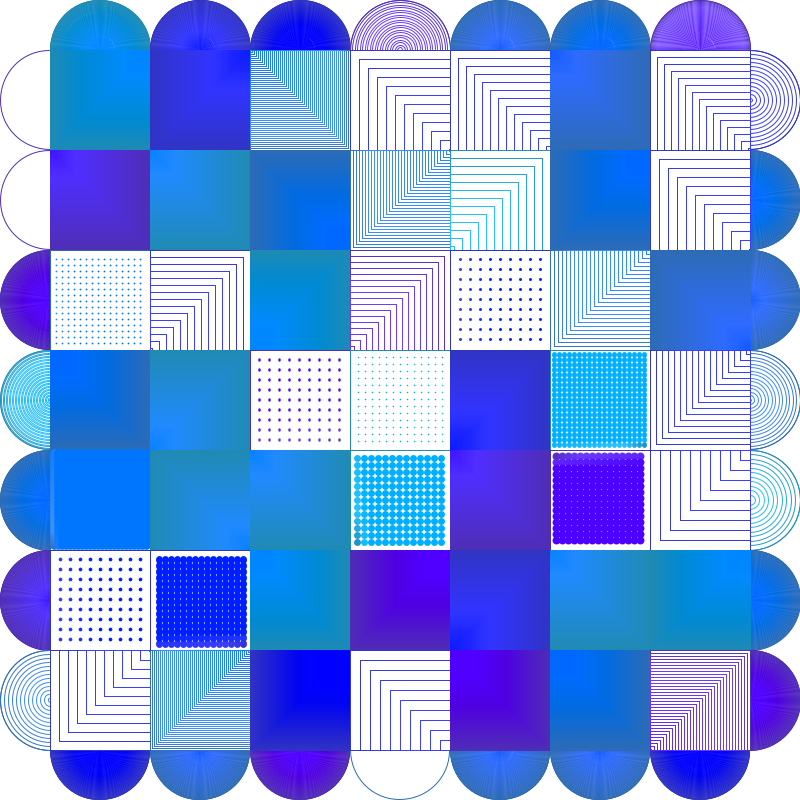
Frame 1 (no input)
Frame 60 (the mouse pressed at the canvas centre just before this capture): identical to frame 1, image omitted
Frame 120 (the mouse held since frame 60 and released just before this capture): identical to frame 1, image omitted

The Processing sketch that drew this single still picture (run headless with seeded random() and noise(); from frame 60 on, the mouse is pressed at the canvas centre):

// Processing sketch: quilt
// ── quilt.pde
/*
* Motif & Pattern
* Emily Wang
* 6.17.19
*/

//used by multiple functions, so declared globally
int gridSize = 100;
color[] colors = {#2E6BB4, #4F2EB4, #208AB2, #3134C1};

void setup() {
  size(800, 800);
  background(255);
  colorMode(HSB);
  ellipseMode(CENTER);
  //semicircle border
  //horizontal top
  makeBorder(gridSize, width, gridSize/2, gridSize, 0);
  //horizontal bottom (semicircles rotated 180deg)
  makeBorder(gridSize, width, height - gridSize/2, height, PI);
  //vertical left (semicircles rotated -90deg)
  makeBorder(gridSize/2, gridSize, gridSize, height, -PI/2);
  //vertical right (semicircles rotated 90deg)
  makeBorder(width - gridSize/2, width, gridSize, height, PI/2);
  //squares - grid layout
  for (int y = gridSize/2; y < height - gridSize; y += gridSize) {
    for (int x = gridSize/2; x < width - gridSize; x += gridSize) {
      pushMatrix();
      translate(x, y);
      drawSquare();
      popMatrix();
    }
  }
  save("MotifAndPattern_WangEmily7.png");
}

void draw() {
}

void makeBorder(int xStart, int xEnd, int yStart, int yEnd, float rotation) {
  for (int x = xStart; x < xEnd; x += gridSize) {
    for (int y = yStart; y < yEnd; y += gridSize) {
      pushMatrix();
      translate(x, y);
      rotate(rotation);
      drawSemiCircle(-PI, 0);
      popMatrix();
    }
  }
}

void drawSemiCircle(float start, float stop) {
  color c = colors[int(random(4))];
  stroke(c);
  fill(255);
  arc(0, 0, gridSize, gridSize, start, stop);
  noFill();
  //random style for pattern (radius increment, color gradient)
  int r = int(random(4));
  switch (r) {
    case (0):
      pattern(c, 1, 0, 1, start, stop);
      break;
    case (1):
      pattern(c, 1, 0.5, 1, start, stop);
      break;
    case(2):
      pattern(c, int(random(2, 11)), 0, 10, start, stop);
      break;
  }
}

void drawSquare() {
  color c = colors[int(random(4))];
  stroke(c);
  fill(255);
  rect(0, 0, gridSize, gridSize);
  noFill();
  //random orientation for pattern (corner to start in)
  int r = int(random(4));  
  switch (r) {
    case (0):
      rotate(PI/2);
      translate(0, -gridSize);
      break;
    case (1):
      rotate(PI);
      translate(-gridSize, -gridSize);
      break;
    case (2):
      rotate(-PI/2);
      translate(-gridSize, 0);
      break;
  }
  //random style for pattern (radius increment, color gradient, squares/dots)
  r = int(random(4));
  switch (r) {
    case (0):
      pattern2(c, 1, 0, 1);
      break;
    case (1):
      pattern2(c, 1, 0.5, 1);
      break;
    case (2):
      pattern2(c, int(random(2, 11)), 0, 10);
      break;
    case (3):
      pattern3(c, int(random(2, 11)), 1, 15);
  }
}

//colors are passed into pattern functions to keep same color as the shape's outline

//semicircle pattern
void pattern(color c, int r, float s, float b, float start, float stop) {
  for (int i = gridSize; i > 0; i -= r) {
    c = color(hue(c), saturation(c) + s, brightness(c) + b);
    stroke(c);
    arc(0, 0, i, i, start, stop);
  }
}

//square pattern: squares within squares, sharing a corner
void pattern2(color c, int r, float s, float b) {
  for (int i = gridSize; i > 0; i -= r) {
    c = color(hue(c), saturation(c) + s, brightness(c) + b);
    stroke(c);
    rect(0, 0, i, i);
  }
}

//square pattern: polka dots
void pattern3(color c, int r, float s, float b) {
  float w = random(15 - r);
  strokeWeight(w);
  for (int y = r; y <= gridSize - r; y += r) {
    for (int x = r; x <= gridSize - r; x += r) {
      c = color(hue(c), saturation(c) + s, brightness(c) + b);
      stroke(c);
      point(x, y);
    }
  }
  strokeWeight(1);
}

//not used
//square pattern: squares within squares, sharing a center
void pattern4(color c, int r, float s, float b) {
  rectMode(CENTER);
  pushMatrix();
  translate(gridSize/2, gridSize/2);
  for (int i = gridSize; i > 0; i -= r) {
    c = color(hue(c), saturation(c) + s, brightness(c) + b);
    stroke(c);
    rect(0, 0, i, i);
  }
  popMatrix();
  rectMode(CORNER);
}

//replaced by makeBorder(gridSize, width, y, --, rotation)
void makeBorderRow(int y, float rotation) {
  for (int x = gridSize; x < width; x += gridSize) {
    //rotation: translate origin to center of shape first, then rotate by radians, then draw shape
    pushMatrix();
    translate(x, y);
    rotate(rotation);
    drawSemiCircle(-PI, 0);
    popMatrix();
  }
}

//replaced by makeBorder(x, --, gridSize, height, rotation)
void makeBorderColumn(int x, float rotation) {
  for (int y = gridSize; y < height; y += gridSize) {
    pushMatrix();
    translate(x, y);
    rotate(rotation);
    drawSemiCircle(-PI, 0);
    popMatrix();
  }
}
